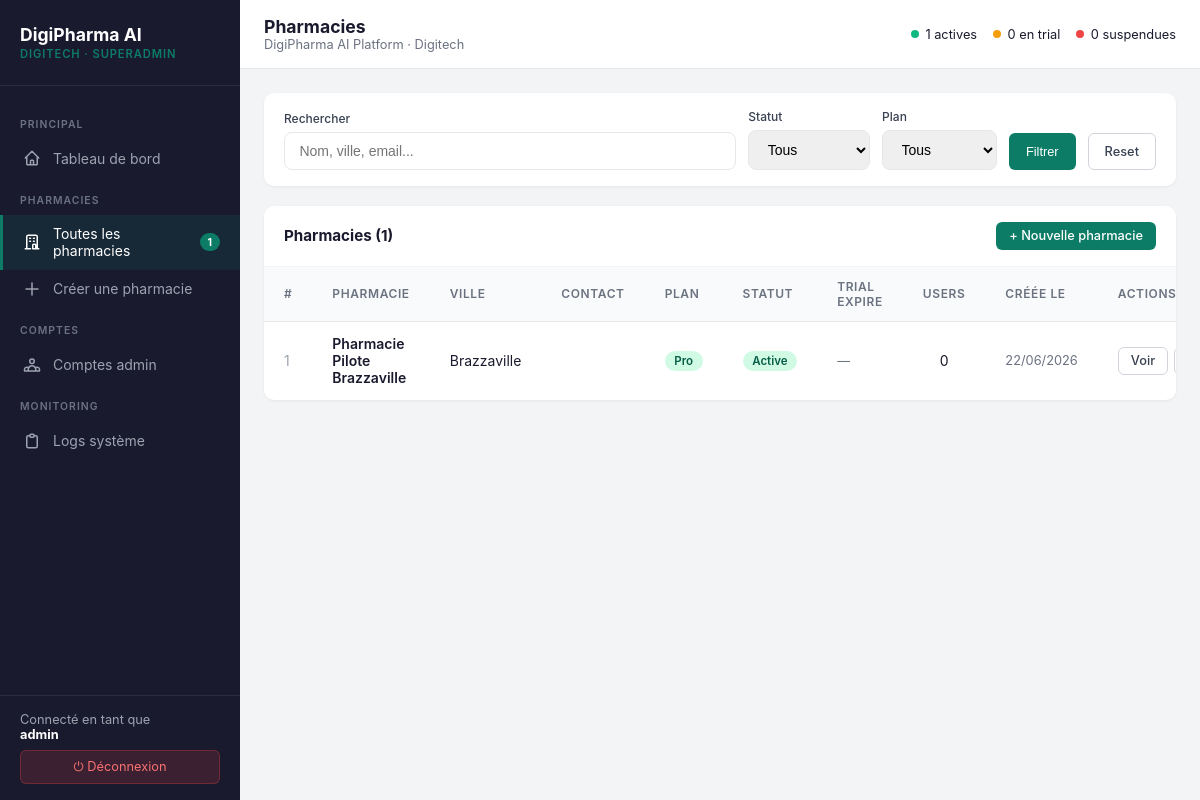
/superadmin/pharmacies/list.php (signed in), run on the app's committed database.
### tables this page shows
CREATE TABLE `pharmacies` (
  `id` int(11) NOT NULL,
  `name` varchar(255) NOT NULL,
  `address` varchar(500) DEFAULT NULL,
  `city` varchar(100) DEFAULT 'Brazzaville',
  `country` varchar(100) DEFAULT 'Congo-Brazzaville',
  `phone` varchar(50) DEFAULT NULL,
  `email` varchar(255) DEFAULT NULL,
  `plan` enum('starter','pro','enterprise') DEFAULT 'starter',
  `status` enum('active','suspended','trial') DEFAULT 'trial',
  `trial_ends_at` date DEFAULT NULL,
  `created_at` timestamp NOT NULL DEFAULT current_timestamp(),
  `updated_at` timestamp NOT NULL DEFAULT current_timestamp() ON UPDATE current_timestamp()
);

### superadmin/pharmacies/list.php (the view, shortened to what this page needs)
<?php
$db = sa_db();
$search = trim($_GET['q'] ?? '');
$where  = ["1=1"];
$params = [];
$sql = "
    SELECT p.*, COUNT(u.id) AS nb_users
    FROM pharmacies p
    LEFT JOIN user u ON u.pharmacy_id = p.id
    WHERE " . implode(' AND ', $where) . "
    GROUP BY p.id
    ORDER BY p.created_at DESC
";
$stmt = $db->prepare($sql);
$stmt->execute($params);
$pharmacies = $stmt->fetchAll();
require_once dirname(__DIR__) . '/config/layout_header.php';
?>
<div class="table-card" style="margin-bottom:1.25rem;">
    <div style="padding:1rem 1.25rem;">
        <form method="GET" style="display:flex;gap:0.75rem;align-items:flex-end;flex-wrap:wrap;">
            <div class="form-group" style="margin:0;flex:1;min-width:180px;">
                <label style="font-size:0.75rem;">Rechercher</label>
                <input type="text" name="q" value="<?= htmlspecialchars($search) ?>" placeholder="Nom, ville, email...">
            </div>
            <div class="form-group" style="margin:0;">
                <label style="font-size:0.75rem;">Statut</label>
                <select name="status">
                    <option value="">Tous</option>
                </select>
            </div>
            <div class="form-group" style="margin:0;">
                <label style="font-size:0.75rem;">Plan</label>
                <select name="plan">
                    <option value="">Tous</option>
                </select>
            </div>
            <button type="submit" class="btn-sm btn-primary" style="padding:0.6rem 1rem;">Filtrer</button>
            <a href="list.php" class="btn-sm btn-outline" style="padding:0.6rem 1rem;">Reset</a>
        </form>
    </div>
</div>
<div class="table-card">
    <div class="table-header">
        <div class="table-title">Pharmacies (<?= count($pharmacies) ?>)</div>
        <a href="create.php" class="btn-sm btn-primary">+ Nouvelle pharmacie</a>
    </div>
    <table>
        <thead>
            <tr>
                <th>#</th>
                <th>Pharmacie</th>
                <th>Ville</th>
                <th>Contact</th>
                <th>Plan</th>
                <th>Statut</th>
                <th>Trial expire</th>
                <th>Users</th>
                <th>Créée le</th>
                <th>Actions</th>
            </tr>
        </thead>
        <tbody>
        <?php foreach ($pharmacies as $p): ?>
            <tr>
                <td style="color:#9CA3AF;"><?= $p['id'] ?></td>
                <td style="font-weight:600;"><?= htmlspecialchars($p['name']) ?></td>
                <td><?= htmlspecialchars($p['city']) ?></td>
                <td>
                </td>
                <td><span class="badge badge-<?= $p['plan'] ?>"><?= ucfirst($p['plan']) ?></span></td>
                <td><span class="badge badge-<?= $p['status'] ?>">
                    <?= ['active'=>'Active','trial'=>'Trial','suspended'=>'Suspendue'][$p['status']] ?>
                </span></td>
                <td style="font-size:0.8rem;color:#6B7280;">
                    <?= $p['trial_ends_at'] ? date('d/m/Y', strtotime($p['trial_ends_at'])) : '—' ?>
                </td>
                <td style="text-align:center;"><?= $p['nb_users'] ?></td>
                <td style="font-size:0.8rem;color:#6B7280;">
                    <?= date('d/m/Y', strtotime($p['created_at'])) ?>
                </td>
                <td>
                    <div style="display:flex;gap:0.35rem;">
                        <a href="view.php?id=<?= $p['id'] ?>" class="btn-sm btn-outline">Voir</a>
                        <a href="edit.php?id=<?= $p['id'] ?>" class="btn-sm btn-outline">Éditer</a>
                    </div>
                </td>
            </tr>
        <?php endforeach; ?>
        </tbody>
    </table>
</div>
<?php require_once dirname(__DIR__) . '/config/layout_footer.php'; ?>

### superadmin/config/layout_header.php (shortened to what this page needs)
<?php
$current_page = basename($_SERVER['PHP_SELF'], '.php');
$db = sa_db();
$stats = $db->query("
    SELECT
        COUNT(*) AS total,
        SUM(status = 'active')    AS active,
        SUM(status = 'trial')     AS trial,
        SUM(status = 'suspended') AS suspended
    FROM pharmacies
")->fetch();
?>
<!DOCTYPE html>
<html lang="fr">
<head>
</head>
<body>
<div class="sidebar">
    <div class="sidebar-brand">
        <div class="brand-name">DigiPharma AI</div>
        <div class="brand-sub">Digitech · SuperAdmin</div>
    </div>
    <nav class="sidebar-nav">
        <div class="nav-section">Principal</div>
        <a href="dashboard.php" class="nav-item <?= $current_page === 'dashboard' ? 'active' : '' ?>">
            <svg fill="none" stroke="currentColor" viewBox="0 0 24 24">
                <path stroke-linecap="round" stroke-linejoin="round" stroke-width="2"
                      d="M3 12l2-2m0 0l7-7 7 7M5 10v10a1 1 0 001 1h3m10-11l2 2m-2-2v10a1 1 0 01-1 1h-3m-6 0a1 1 0 001-1v-4a1 1 0 011-1h2a1 1 0 011 1v4a1 1 0 001 1m-6 0h6"/>
            </svg>
            Tableau de bord
        </a>
        <div class="nav-section">Pharmacies</div>
        <a href="pharmacies/list.php" class="nav-item <?= $current_page === 'list' ? 'active' : '' ?>">
            <svg fill="none" stroke="currentColor" viewBox="0 0 24 24">
                <path stroke-linecap="round" stroke-linejoin="round" stroke-width="2"
                      d="M19 21V5a2 2 0 00-2-2H7a2 2 0 00-2 2v16m14 0h2m-2 0h-5m-9 0H3m2 0h5M9 7h1m-1 4h1m4-4h1m-1 4h1m-2 10v-5a1 1 0 011-1h2a1 1 0 011 1v5m-4 0h4"/>
            </svg>
            Toutes les pharmacies
            <span class="nav-badge"><?= $stats['total'] ?></span>
        </a>
        <a href="pharmacies/create.php" class="nav-item <?= $current_page === 'create' ? 'active' : '' ?>">
            <svg fill="none" stroke="currentColor" viewBox="0 0 24 24">
                <path stroke-linecap="round" stroke-linejoin="round" stroke-width="2"
                      d="M12 4v16m8-8H4"/>
            </svg>
            Créer une pharmacie
        </a>
        <div class="nav-section">Comptes</div>
        <a href="pharmacies/users.php" class="nav-item <?= $current_page === 'users' ? 'active' : '' ?>">
            Comptes admin
        </a>
        <div class="nav-section">Monitoring</div>
        <a href="pharmacies/logs.php" class="nav-item <?= $current_page === 'logs' ? 'active' : '' ?>">
            <svg fill="none" stroke="currentColor" viewBox="0 0 24 24">
                <path stroke-linecap="round" stroke-linejoin="round" stroke-width="2"
                      d="M9 5H7a2 2 0 00-2 2v12a2 2 0 002 2h10a2 2 0 002-2V7a2 2 0 00-2-2h-2M9 5a2 2 0 002 2h2a2 2 0 002-2M9 5a2 2 0 012-2h2a2 2 0 012 2"/>
            </svg>
            Logs système
        </a>
    </nav>
    <div class="sidebar-footer">
        <div class="sa-user">
            Connecté en tant que
            <strong><?= htmlspecialchars($_SESSION['sa_user'] ?? 'admin') ?></strong>
        </div>
        <a href="logout.php" class="btn-logout">⏻ Déconnexion</a>
    </div>
</div>
<div class="main">
    <div class="topbar">
        <div>
            <div class="topbar-title">
                <?php
                $titles = [
                    'dashboard' => 'Tableau de bord',
                    'list'      => 'Pharmacies',
                    'create'    => 'Nouvelle pharmacie',
                    'users'     => 'Comptes admin',
                    'logs'      => 'Logs système',
                    'view'      => 'Détail pharmacie',
                    'edit'      => 'Modifier pharmacie',
                ];
                echo $titles[$current_page] ?? 'DigiPharma AI';
                ?>
            </div>
            <div class="topbar-meta">DigiPharma AI Platform · Digitech</div>
        </div>
        <div class="topbar-stats">
            <div class="topbar-stat">
                <div class="dot dot-green"></div>
                <span><?= $stats['active'] ?> actives</span>
            </div>
            <div class="topbar-stat">
                <div class="dot dot-yellow"></div>
                <span><?= $stats['trial'] ?> en trial</span>
            </div>
            <div class="topbar-stat">
                <div class="dot dot-red"></div>
                <span><?= $stats['suspended'] ?> suspendues</span>
            </div>
        </div>
    </div>
    <div class="content">

### superadmin/config/layout_footer.php
    </div>
</div>
</body>
</html>

### superadmin/config/layout_header.php (style rules this page uses)
* { margin:0; padding:0; box-sizing:border-box; }
body { font-family: -apple-system, BlinkMacSystemFont, 'Segoe UI', sans-serif; background: #F3F4F6; color: #1A1A2E; }
.sidebar { position: fixed; top:0; left:0; bottom:0; width:240px; background: #1A1A2E; display: flex; flex-direction: column; z-index: 100; }
.sidebar-brand { padding: 1.5rem 1.25rem; border-bottom: 1px solid rgba(255,255,255,0.08); }
.brand-name { font-size: 1.1rem; font-weight: 700; color: white; }
.brand-sub { font-size: 0.7rem; color: #0D7C66; font-weight: 600; text-transform: uppercase; letter-spacing: 0.08em; margin-top: 2px; }
.sidebar-nav { flex: 1; padding: 1rem 0; overflow-y: auto; }
.nav-section { padding: 0.5rem 1.25rem; font-size: 0.65rem; color: #6B7280; text-transform: uppercase; letter-spacing: 0.1em; font-weight: 600; margin-top: 0.5rem; }
.nav-item { display: flex; align-items: center; gap: 0.75rem; padding: 0.65rem 1.25rem; color: #9CA3AF; font-size: 0.875rem; text-decoration: none; transition: all 0.15s; border-left: 3px solid transparent; }
.nav-item.active { color: white; background: rgba(13,124,102,0.15); border-left-color: #0D7C66; }
.nav-item svg { width: 18px; height: 18px; flex-shrink: 0; }
.nav-badge { margin-left: auto; background: #0D7C66; color: white; font-size: 0.65rem; font-weight: 700; padding: 0.15rem 0.5rem; border-radius: 999px; }
.sidebar-footer { padding: 1rem 1.25rem; border-top: 1px solid rgba(255,255,255,0.08); }
.sa-user { font-size: 0.8rem; color: #9CA3AF; margin-bottom: 0.5rem; }
.sa-user strong { color: white; display: block; }
.btn-logout { display: block; width: 100%; padding: 0.5rem; background: rgba(239,68,68,0.15); color: #F87171; border: 1px solid rgba(239,68,68,0.3); border-radius: 6px; font-size: 0.8rem; text-align: center; text-decoration: none; transition: all 0.15s; }
.main { margin-left: 240px; min-height: 100vh; }
.topbar { background: white; padding: 1rem 1.5rem; border-bottom: 1px solid #E5E7EB; display: flex; align-items: center; justify-content: space-between; }
.topbar-title { font-size: 1.1rem; font-weight: 700; color: #1A1A2E; }
.topbar-meta { font-size: 0.8rem; color: #6B7280; }
.topbar-stats { display: flex; gap: 1rem; }
.topbar-stat { display: flex; align-items: center; gap: 0.4rem; font-size: 0.8rem; }
.dot { width: 8px; height: 8px; border-radius: 50%; }
.dot-green { background: #10B981; }
.dot-yellow { background: #F59E0B; }
.dot-red { background: #EF4444; }
.content { padding: 1.5rem; }
.table-card { background: white; border-radius: 10px; box-shadow: 0 1px 3px rgba(0,0,0,0.06); overflow: hidden; }
.table-header { padding: 1rem 1.25rem; border-bottom: 1px solid #F3F4F6; display: flex; align-items: center; justify-content: space-between; }
.table-title { font-size: 0.95rem; font-weight: 700; color: #1A1A2E; }
table { width: 100%; border-collapse: collapse; }
th { text-align: left; padding: 0.75rem 1.25rem; font-size: 0.75rem; font-weight: 600; color: #6B7280; text-transform: uppercase; letter-spacing: 0.05em; background: #F9FAFB; border-bottom: 1px solid #E5E7EB; }
td { padding: 0.85rem 1.25rem; font-size: 0.875rem; border-bottom: 1px solid #F3F4F6; vertical-align: middle; }
tr:last-child td { border-bottom: none; }
.badge { display: inline-block; padding: 0.2rem 0.6rem; border-radius: 999px; font-size: 0.72rem; font-weight: 600; }
.badge-active { background: #D1FAE5; color: #065F46; }
.badge-pro { background: #D1FAE5; color: #065F46; }
.btn-sm { padding: 0.35rem 0.75rem; border-radius: 6px; font-size: 0.8rem; font-weight: 500; cursor: pointer; text-decoration: none; display: inline-flex; align-items: center; gap: 0.35rem; transition: all 0.15s; border: 1px solid transparent; }
.btn-primary { background: #0D7C66; color: white; }
.btn-outline { background: white; color: #374151; border-color: #D1D5DB; }
.form-group { margin-bottom: 1rem; }
.form-group label { display: block; font-size: 0.85rem; font-weight: 500; color: #374151; margin-bottom: 0.4rem; }
.form-group input, .form-group select, .form-group textarea { width: 100%; padding: 0.6rem 0.9rem; border: 1.5px solid #E5E7EB; border-radius: 8px; font-size: 0.875rem; transition: border-color 0.15s; }

### data on the page
pharmacies: id "1", name "Pharmacie Pilote Brazzaville", city "Brazzaville", plan "Pro", status "Active", nb_users "0", created_at "22/06/2026"

### other printed values
$stats['total'] "1"
$_SESSION['sa_user'] "admin"
$titles[$current_page] "Pharmacies"
$stats['active'] "1"
$stats['trial'] "0"
$stats['suspended'] "0"
count($pharmacies) "1"
